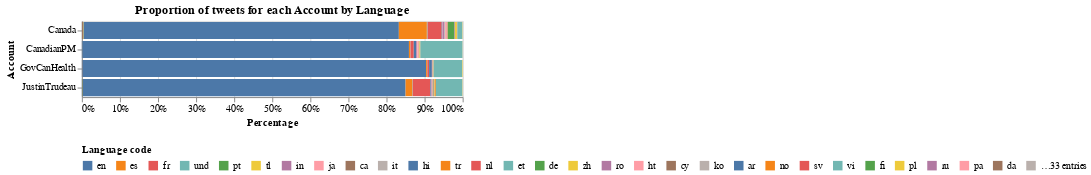

Notebook code cell kept with this figure:
### Code cell
# Proportion of tweets for each Account by Language
df_aux = pd.DataFrame(df_tot.groupby(['account', 'lang'])['content'].count()).reset_index()
sort_lang = pd.DataFrame(df_aux.groupby(['lang'])['content'].sum()).reset_index().sort_values(by=['content'], ascending=False).reset_index()['lang']

alt.Chart(df_aux).mark_bar().encode(
    x=alt.X('sum(content)', stack="normalize", title="Percentage"),
    y=alt.Y('account', title="Account"),
    color=alt.Color('lang', sort=sort_lang.to_list(), title="Language code", legend=alt.Legend(orient="bottom")),
    tooltip=['account' , 'lang']
).properties(
    title='Proportion of tweets for each Account by Language'
)

### Figure 1 — Vega-Lite specification as saved in the notebook (floating-point values rounded to 4 significant figures; data arrays with more than 128 entries replaced by an {"elided": "..."} marker saying what was removed)
{"$schema": "https://vega.github.io/schema/vega-lite/v4.8.1.json", "config": {"view": {"continuousHeight": 300, "continuousWidth": 400}}, "data": {"name": "data-e5c3f4c5967022af31f38f4afefc6933"}, "datasets": {"data-e5c3f4c5967022af31f38f4afefc6933": {"elided": "196 records"}}, "encoding": {"color": {"field": "lang", "legend": {"orient": "bottom"}, "sort": ["en", "es", "fr", "und", "pt", "tl", "in", "ja", "ca", "it", "hi", "tr", "nl", "et", "de", "zh", "ro", "ht", "cy", "ko", "ar", "no", "sv", "vi", "fi", "pl", "ru", "pa", "da", "ur", "fa", "th", "cs", "ta", "uk", "eu", "lt", "hu", "sl", "el", "ckb", "bn", "is", "gu", "ml", "lv", "ne", "mr", "te", "kn", "am", "si", "iw", "ps", "or", "bg", "my", "sr", "sd", "dv", "km", "hy"], "title": "Language code", "type": "nominal"}, "tooltip": [{"field": "account", "type": "nominal"}, {"field": "lang", "type": "nominal"}], "x": {"aggregate": "sum", "field": "content", "stack": "normalize", "title": "Percentage", "type": "quantitative"}, "y": {"field": "account", "title": "Account", "type": "nominal"}}, "mark": "bar", "title": "Proportion of tweets for each Account by Language"}
